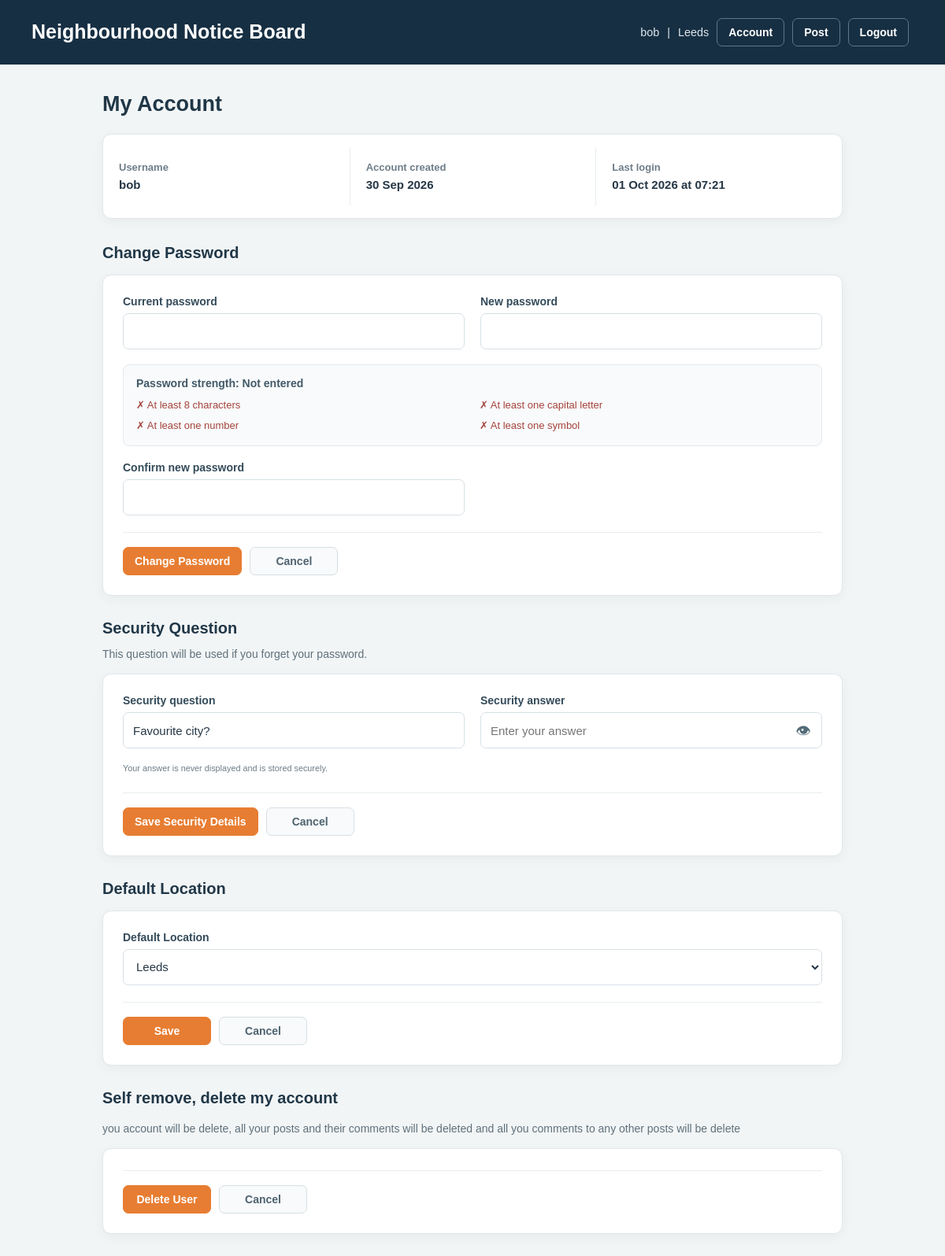
Page /account (signed in) on the earlier database version.
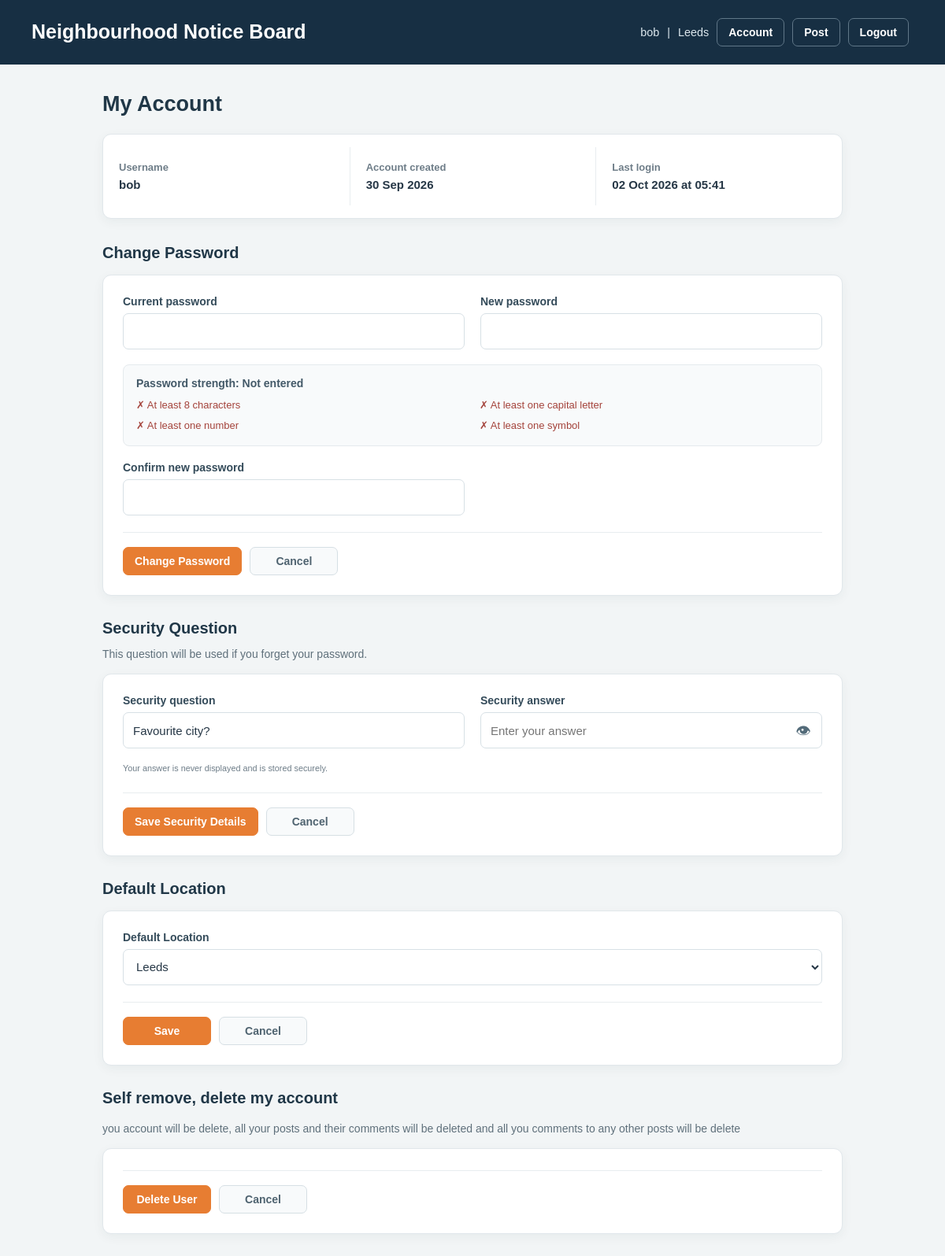
Same page on the later database version.
### models/models.py (models this page shows)
class User(UserMixin, db.Model):
    id = db.Column(db.Integer, primary_key=True)
    username = db.Column(
        db.String(80),
        unique=True,
        nullable=False
    )
    password_hash = db.Column(
        db.String(255),
        nullable=False
    )
    default_location = db.Column(
        db.String(120),
        nullable=False,
        default="Unknown"
    )
    created_at = db.Column(
        db.DateTime,
        default=datetime.utcnow,
        nullable=False
    )
    last_login = db.Column(
        db.DateTime,
        nullable=True
    )
    security_question = db.Column(
        db.String(255),
        nullable=False
    )
    security_answer_hash = db.Column(
        db.String(255),
        nullable=False
    )
    posts = db.relationship(
        "Post",
        backref="author",
        lazy=True
    )
    picked_posts = db.relationship(
        "PostPick",
        backref="user",
        lazy=True,
        cascade="all, delete-orphan"
    )
    comments = db.relationship(
        "Comment",
        backref="author",
        lazy=True,
        cascade="all, delete-orphan"
    )

### app.py (the view, shortened to what this page needs)
@app.route("/account", methods=["GET", "POST"])
@login_required
def account():
    error = None
    success = None
    success_type = None
    locations = load_location_choices()
    for category, message in get_flashed_messages(with_categories=True):
        if category == "account_location_success":
            success = message
            success_type = "location"
    return render_template(
        "account.html",
        error=error,
        success=success,
        success_type=success_type,
        locations=locations,
        current_user=current_user
    )

### app.py (called while the page is built)
@login_manager.user_loader
def load_user(user_id):
    return User.query.get(int(user_id))

### templates/account.html (shortened to what the changed rows need)
{% extends "base.html" %}
{% block page_styles %}
    <link rel="stylesheet" href="{{ url_for('static', filename='css/public.css') }}">
    <link rel="stylesheet" href="{{ url_for('static', filename='css/post-form.css') }}">
    <link rel="stylesheet" href="{{ url_for('static', filename='css/account.css') }}">
{% endblock %}
{% block body_class %}public-page post-form-page account-page{% endblock %}
{% block content %}
<main class="account-shell">
    <header class="account-heading">
        <h2>My Account</h2>
    </header>
    <section class="account-summary" aria-label="Account information">
        <dl class="account-summary-item">
            <dt>Username</dt>
            <dd>{{ current_user.username }}</dd>
        </dl>
        <dl class="account-summary-item">
            <dt>Account created</dt>
            <dd>{{ current_user.created_at.strftime('%d %b %Y') }}</dd>
        </dl>
        <dl class="account-summary-item">
            <dt>Last login</dt>
            <dd>
                {% if current_user.last_login %}
                    {{ current_user.last_login.strftime('%d %b %Y at %H:%M') }}
                {% else %}
                    Never
                {% endif %}
            </dd>
        </dl>
    </section>
<section class="account-section">
    <form method="post" autocomplete="off" class="post-editor account-form">
        <div class="form-field">
            <label for="security_question">Security question</label>
            <input
                type="text"
                id="security_question"
                name="security_question"
                value="{{ current_user.security_question }}"
                minlength="1"
                maxlength="25"
                required
            >
        </div>
    </form>
</section>
<section class="account-section">
    <form method="post" class="post-editor account-form account-location-form">
        <div class="form-field form-field--wide">
            <label for="default_location">Default Location</label>
            <select id="default_location" name="default_location">
                {% for loc in locations %}
                    <option value="{{ loc }}" {% if loc == current_user.default_location %}selected{% endif %}>
                        {{ loc }}
                    </option>
                {% endfor %}
            </select>
        </div>
    </form>
</section>
</main>
{% endblock %}

### templates/base.html (shortened to what this page needs)
<!DOCTYPE html>
<html>
<head>
    {% block page_styles %}{% endblock %}
</head>
<body class="{% block body_class %}{% endblock %}">
    <div class="topbar">
        <h1>Neighbourhood Notice Board</h1>
        <div class="user-info">
            {% if current_user.is_authenticated %}
                <span>{{ current_user.username }}</span>
                <span>|</span>
                <span>{{ current_user.default_location }}</span>
                <a href="{{ url_for('account') }}" class="post-button">Account</a>
                <a href="{{ url_for('create_post') }}" class="post-button">Post</a>
                <form method="post" action="{{ url_for('logout') }}" class="inline-form">
                    <button type="submit" class="post-button">Logout</button>
                </form>
            {% else %}
                <a href="{{ url_for('login') }}" class="post-button">Login</a>
                <a href="{{ url_for('register') }}" class="post-button">Register</a>
            {% endif %}
        </div>
    </div>
    {% block content %}
    {% endblock %}
</body>
</html>

Differences in the rows shown:
changed User "bob": last_login "01 Oct 2026 at 07:21" → "02 Oct 2026 at 05:41"
